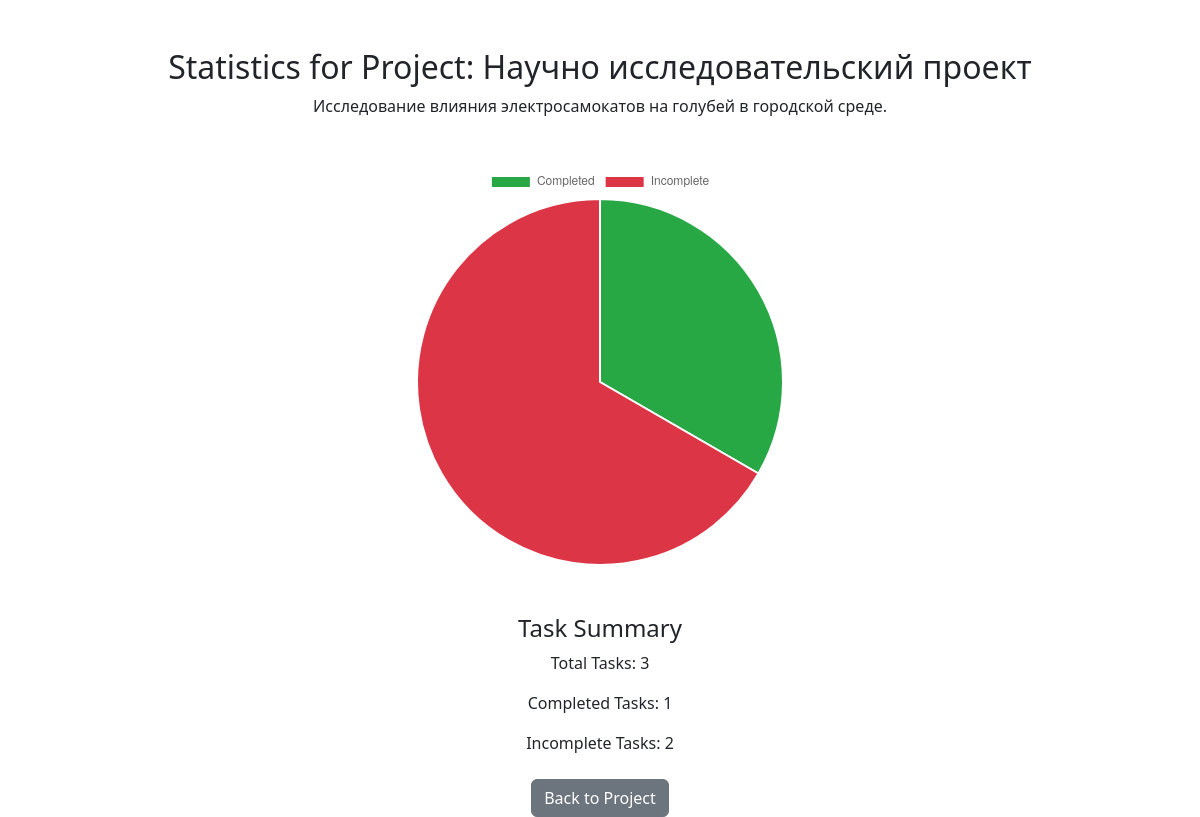
The app's page /project/10/statistics with its own data.
### tables this page shows
CREATE TABLE projects (
        id INTEGER PRIMARY KEY AUTOINCREMENT,
        name TEXT NOT NULL,
        description TEXT,
        createdDate TEXT DEFAULT CURRENT_TIMESTAMP,
        owner_id INTEGER NOT NULL,
        FOREIGN KEY (owner_id) REFERENCES users(id)
    );

### app.py (the view)
@app.route('/project/<int:project_id>/statistics')
def project_statistics(project_id):
    conn = get_db_connection()
    project = conn.execute('SELECT * FROM projects WHERE id = ?', (project_id,)).fetchone()
    tasks = conn.execute('SELECT * FROM tasks WHERE project_id = ?', (project_id,)).fetchall()
    conn.close()
    total_tasks = len(tasks)
    completed_tasks = sum(1 for task in tasks if task['status'] == 'Completed')
    incomplete_tasks = total_tasks - completed_tasks
    return render_template(
        'project_statistics.html',
        project=project,
        total_tasks=total_tasks,
        completed_tasks=completed_tasks,
        incomplete_tasks=incomplete_tasks
    )

### app.py (called while the page is built)
def get_db_connection():
    conn = sqlite3.connect('app.db')
    conn.row_factory = sqlite3.Row  # This allows us to work with named columns
    return conn

### templates/project_statistics.html (shortened to what this page needs)
<!DOCTYPE html>
<html lang="en">
<head>
    <link rel="stylesheet" href="https://cdn.jsdelivr.net/npm/bootstrap@5.3.0-alpha1/dist/css/bootstrap.min.css">
</head>
<body>
    <div class="container mt-5">
        <h2 class="text-center">Statistics for Project: {{ project.name }}</h2>
        <p class="text-center">{{ project.description }}</p>
        <div id="chart-container" class="my-5">
            <canvas id="taskStatusChart"></canvas>
        </div>
        <div class="text-center mt-4">
            <h4>Task Summary</h4>
            <p>Total Tasks: {{ total_tasks }}</p>
            <p>Completed Tasks: {{ completed_tasks }}</p>
            <p>Incomplete Tasks: {{ incomplete_tasks }}</p>
        </div>
        <div class="text-center mt-4">
            <a href="/project/{{ project.id }}" class="btn btn-secondary">Back to Project</a>
        </div>
    </div>
    <script>
        // Data from Flask
        const totalTasks = {{ total_tasks }};
        const completedTasks = {{ completed_tasks }};
        const incompleteTasks = {{ incomplete_tasks }};
        // Chart.js Configuration
        const ctx = document.getElementById('taskStatusChart').getContext('2d');
        new Chart(ctx, {
            type: 'pie',
            data: {
                labels: ['Completed', 'Incomplete'],
                datasets: [{
                    data: [completedTasks, incompleteTasks],
                    backgroundColor: ['#28a745', '#dc3545'], // Green and Red
                    hoverOffset: 4
                }]
            },
            options: {
                responsive: true,
                maintainAspectRatio: true,
                plugins: {
                    legend: {
                        position: 'top',
                    },
                    tooltip: {
                        callbacks: {
                            label: function(tooltipItem) {
                                const dataset = tooltipItem.dataset;
                                const index = tooltipItem.dataIndex;
                                const value = dataset.data[index];
                                const percentage = ((value / totalTasks) * 100).toFixed(2);
                                return `${dataset.labels[index]}: ${value} (${percentage}%)`;
                            }
                        }
                    }
                }
            }
        });
    </script>
</body>
</html>

### templates/project_statistics.html (style rules this page uses)
#chart-container { width: 50%; max-width: 400px; margin: 0 auto; }

### records on screen
projects: name "Научно исследовательский проект", description "Исследование влияния электросамокатов на голубей в городской среде."

### other values on screen
{{ total_tasks }} "3"
{{ completed_tasks }} "1"
{{ incomplete_tasks }} "2"
chart data {{ completed_tasks }} 1
chart data {{ incomplete_tasks }} 2
